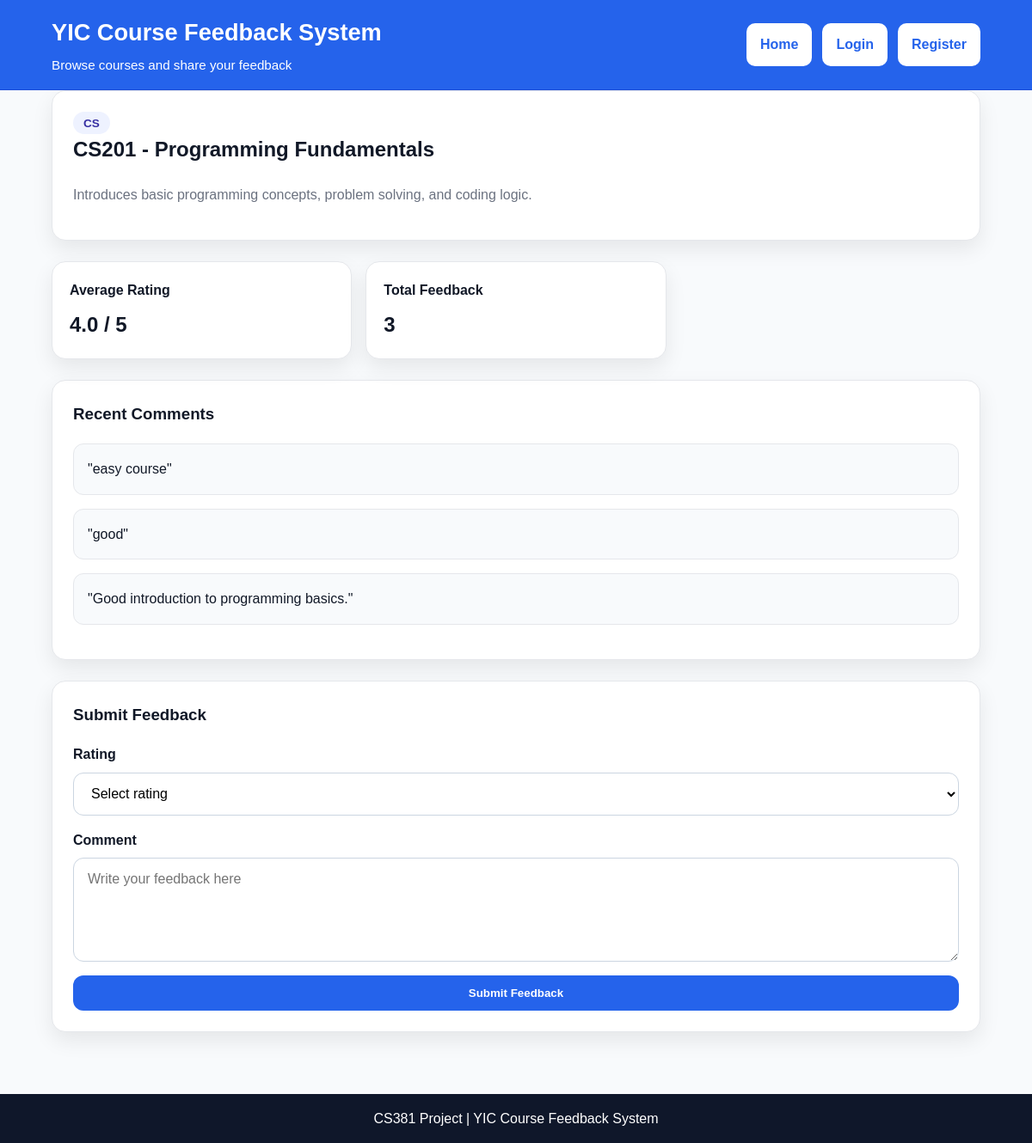
The page /course-details.php?id=2 on the database its author committed.
### tables this page shows
CREATE TABLE `courses` (
  `id` int(11) NOT NULL,
  `course_code` varchar(20) NOT NULL,
  `course_name` varchar(100) NOT NULL,
  `major` varchar(50) NOT NULL,
  `description` text NOT NULL
);

CREATE TABLE `feedback` (
  `id` int(11) NOT NULL,
  `user_id` int(11) NOT NULL,
  `course_id` int(11) NOT NULL,
  `rating` int(11) NOT NULL,
  `comment` text NOT NULL
);

### course-details.php (the view, shortened to what this page needs)
<?php
require_once "includes/db.php";
$course_id = $_GET['id'] ?? 1;
$stmt = $pdo->prepare("SELECT * FROM courses WHERE id = :id");
$stmt->execute([':id' => $course_id]);
$course = $stmt->fetch();
$stmt = $pdo->prepare("SELECT AVG(rating) AS average_rating, COUNT(*) AS total_feedback FROM feedback WHERE course_id = :course_id");
$stmt->execute([':course_id' => $course_id]);
$stats = $stmt->fetch();
$averageRating = $stats['average_rating'] ? number_format($stats['average_rating'], 1) : "Not rated";
$totalFeedback = $stats['total_feedback'];
$stmt = $pdo->prepare("SELECT comment FROM feedback WHERE course_id = :course_id ORDER BY id DESC LIMIT 3");
$stmt->execute([':course_id' => $course_id]);
$comments = $stmt->fetchAll();
?>
<!DOCTYPE html>
<html lang="en">
<head>
  <link rel="stylesheet" href="css/style.css">
</head>
<body>
  <header class="site-header">
    <div class="container header-content">
      <div class="brand">
        <h1>YIC Course Feedback System</h1>
        <p>Browse courses and share your feedback</p>
      </div>
      <nav class="main-nav">
        <a href="index.php">Home</a>
        <a href="login.php">Login</a>
        <a href="register.php" class="register-btn">Register</a>
      </nav>
    </div>
  </header>
  <main class="page-section">
    <div class="container">
      <section class="detail-card">
        <div class="detail-header">
          <div>
            <span class="course-major"><?php echo htmlspecialchars($course['major']); ?></span>
            <h2><?php echo htmlspecialchars($course['course_code']); ?> - <?php echo htmlspecialchars($course['course_name']); ?></h2>
            <p class="detail-description">
              <?php echo htmlspecialchars($course['description']); ?>
            </p>
          </div>
        </div>
      </section>
      <section class="stats-grid">
        <div class="stat-card">
          <h3>Average Rating</h3>
          <p><?php echo $averageRating; ?> / 5</p>
        </div>
        <div class="stat-card">
          <h3>Total Feedback</h3>
          <p><?php echo $totalFeedback; ?></p>
        </div>
      </section>
      <section class="detail-card">
        <h3>Recent Comments</h3>
        <?php if (count($comments) > 0): ?>
          <?php foreach ($comments as $comment): ?>
            <div class="comment-box">
              <p>"<?php echo htmlspecialchars($comment['comment']); ?>"</p>
            </div>
          <?php endforeach; ?>
        <?php else: ?>
          <div class="comment-box">
            <p>No comments yet.</p>
          </div>
        <?php endif; ?>
      </section>
      <section class="detail-card">
        <h3>Submit Feedback</h3>
        <form method="POST" class="form-layout">
          <div class="form-group">
            <label for="rating">Rating</label>
            <select id="rating" name="rating">
              <option value="">Select rating</option>
            </select>
          </div>
          <div class="form-group">
            <label for="comment">Comment</label>
            <textarea id="comment" name="comment" rows="5" placeholder="Write your feedback here"></textarea>
          </div>
          <button type="submit" class="btn btn-primary">Submit Feedback</button>
        </form>
      </section>
    </div>
  </main>
  <footer class="site-footer">
    <div class="container">
      <p>CS381 Project | YIC Course Feedback System</p>
    </div>
  </footer>
</body>
</html>

### css/style.css (style rules this page uses)
*, *::before, *::after { box-sizing: border-box; }
:root { --primary-color: #2563eb; --primary-dark: #1d4ed8; --text-color: #111827; --muted-color: #6b7280; --background-color: #f8fafc; --white-color: #ffffff; --border-color: #e5e7eb; --soft-indigo: #eef2ff; --shadow: 0 10px 25px rgba(0, 0, 0, 0.08); --radius: 16px; }
body { margin: 0; font-family: Arial, sans-serif; background-color: var(--background-color); color: var(--text-color); line-height: 1.6; }
a { text-decoration: none; }
.container { width: 90%; max-width: 1150px; margin: 0 auto; }
.site-header { background-color: var(--primary-color); border-bottom: 1px solid var(--primary-dark); position: sticky; top: 0; z-index: 100; }
.header-content { min-height: 80px; display: flex; flex-direction: column; justify-content: center; gap: 1rem; padding: 1rem 0; }
.brand h1 { margin: 0; font-size: 1.7rem; color: var(--white-color); }
.brand p { margin: 0.25rem 0 0; color: var(--white-color); font-size: 0.95rem; }
.main-nav { display: flex; flex-wrap: wrap; gap: 0.75rem; }
.main-nav a { background-color: var(--white-color); color: var(--primary-color); padding: 0.75rem 1rem; border-radius: 10px; font-weight: 600; transition: 0.3s ease; }
.main-nav .register-btn { background-color: var(--white-color); color: var(--primary-color); }
.form-group { display: flex; flex-direction: column; }
.form-group label { margin-bottom: 0.5rem; font-weight: bold; }
.form-group input, .form-group select, .form-layout input, .form-layout select, .form-layout textarea { padding: 0.9rem 1rem; border: 1px solid #cbd5e1; border-radius: 12px; font-size: 1rem; background-color: var(--white-color); font-family: Arial, sans-serif; }
.form-layout textarea { resize: vertical; }
.courses-section, .page-section { padding-bottom: 3rem; }
.course-major { background-color: var(--soft-indigo); color: #3730a3; padding: 0.35rem 0.75rem; border-radius: 999px; font-size: 0.85rem; font-weight: 600; }
.btn { display: inline-block; padding: 0.8rem 1rem; border-radius: 12px; font-weight: bold; transition: 0.3s ease; border: none; cursor: pointer; }
.btn-primary { background-color: var(--primary-color); color: var(--white-color); }
.site-footer { background-color: #0f172a; color: var(--white-color); text-align: center; padding: 1rem 0; }
.site-footer p { margin: 0; }
.form-card, .detail-card { background-color: var(--white-color); border: 1px solid var(--border-color); border-radius: var(--radius); box-shadow: var(--shadow); padding: 1.5rem; margin-bottom: 1.5rem; }
.form-card h2, .detail-card h2, .detail-card h3 { margin-top: 0; }
.form-card p, .detail-description { color: var(--muted-color); }
.form-layout { display: flex; flex-direction: column; gap: 1rem; }
.stats-grid { display: grid; grid-template-columns: 1fr; gap: 1rem; margin-bottom: 1.5rem; }
.stat-card { background-color: var(--white-color); border: 1px solid var(--border-color); border-radius: var(--radius); box-shadow: var(--shadow); padding: 1.25rem; }
.stat-card h3 { margin: 0 0 0.5rem; font-size: 1rem; }
.stat-card p { margin: 0; font-size: 1.5rem; font-weight: bold; }
.comment-box { background-color: #f8fafc; border: 1px solid var(--border-color); border-radius: 12px; padding: 1rem; margin-bottom: 1rem; }
.comment-box p { margin: 0; color: var(--text-color); }
@media (min-width: 768px) { .header-content { flex-direction: row; justify-content: space-between; align-items: center; } }
@media (min-width: 768px) { .stats-grid { grid-template-columns: repeat(3, 1fr); } }

### rows shown on the page
courses: major "CS", course_code "CS201", course_name "Programming Fundamentals", description "Introduces basic programming concepts, problem solving, and coding logic."
feedback: comment "easy course"
feedback: comment "good"
feedback: comment "Good introduction to programming basics."

### other values the page prints
$averageRating "4.0"
$totalFeedback "3"
